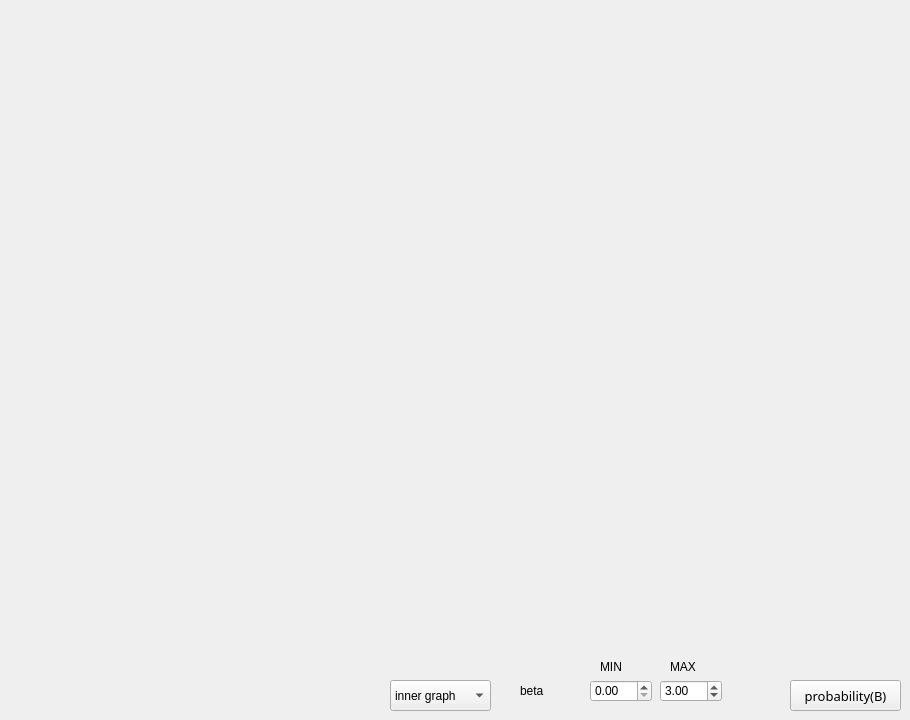
    <widget class="QWidget" name="Prob_beta">
     <attribute name="title">
      <string>Probability(beta)</string>
     </attribute>
     <widget class="QWidget" name="horizontalLayoutWidget_11">
      <property name="geometry">
       <rect>
        <x>30</x>
        <y>20</y>
        <width>871</width>
        <height>621</height>
       </rect>
      </property>
      <layout class="QHBoxLayout" name="prob_beta_layout"/>
     </widget>
     <widget class="QPushButton" name="prob_beta_Button">
      <property name="geometry">
       <rect>
        <x>790</x>
        <y>680</y>
        <width>111</width>
        <height>31</height>
       </rect>
      </property>
      <property name="font">
       <font>
        <family>Sitka Text</family>
        <pointsize>10</pointsize>
        <weight>50</weight>
        <italic>false</italic>
        <bold>false</bold>
       </font>
      </property>
      <property name="text">
       <string>probability(B)</string>
      </property>
     </widget>
     <widget class="QLabel" name="beta">
      <property name="geometry">
       <rect>
        <x>520</x>
        <y>680</y>
        <width>51</width>
        <height>21</height>
       </rect>
      </property>
      <property name="text">
       <string>beta</string>
      </property>
     </widget>
     <widget class="QDoubleSpinBox" name="beta_minBox">
      <property name="geometry">
       <rect>
        <x>590</x>
        <y>680</y>
        <width>62</width>
        <height>22</height>
       </rect>
      </property>
      <property name="maximum">
       <double>20.000000000000000</double>
      </property>
      <property name="singleStep">
       <double>0.100000000000000</double>
      </property>
     </widget>
     <widget class="QDoubleSpinBox" name="beta_maxBox">
      <property name="geometry">
       <rect>
        <x>660</x>
        <y>680</y>
        <width>62</width>
        <height>22</height>
       </rect>
      </property>
      <property name="maximum">
       <double>20.000000000000000</double>
      </property>
      <property name="singleStep">
       <double>0.100000000000000</double>
      </property>
      <property name="value">
       <double>3.000000000000000</double>
      </property>
     </widget>
     <widget class="QLabel" name="min">
      <property name="geometry">
       <rect>
        <x>600</x>
        <y>656</y>
        <width>51</width>
        <height>21</height>
       </rect>
      </property>
      <property name="text">
       <string>MIN</string>
      </property>
     </widget>
     <widget class="QLabel" name="max">
      <property name="geometry">
       <rect>
        <x>670</x>
        <y>656</y>
        <width>51</width>
        <height>21</height>
       </rect>
      </property>
      <property name="text">
       <string>MAX</string>
      </property>
     </widget>
     <widget class="QComboBox" name="prob_beta_locBox">
      <property name="geometry">
       <rect>
        <x>390</x>
        <y>680</y>
        <width>101</width>
        <height>31</height>
       </rect>
      </property>
      <item>
       <property name="text">
        <string>inner graph</string>
       </property>
      </item>
      <item>
       <property name="text">
        <string>outer graph</string>
       </property>
      </item>
     </widget>
    </widget>
